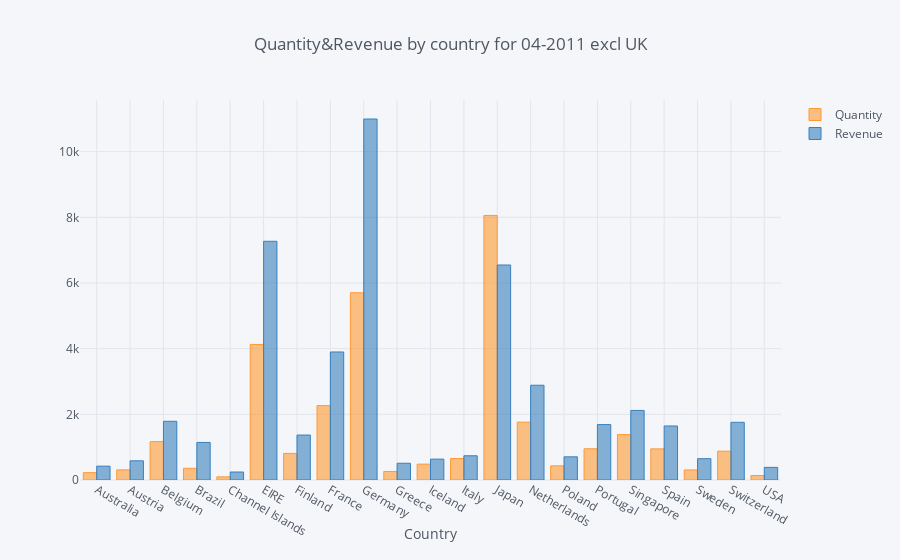

This figure's notebook cell:
### Markdown cell above
## 1. Create an interactive bar chart showing total quantity and revenue by country (excluding United Kingdom) for the month of April 2011.

### Code cell
data_bar = data[(data['InvoiceDate']>='2011-04-01')&(data['InvoiceDate']<='2011-04-30')&
                (data['Country']!='United Kingdom')]

data_bar = data_bar.groupby('Country', as_index=False).agg({'Quantity':'sum', 'Revenue':'sum'})
data_bar.iplot(kind='bar', x='Country', xTitle='Country', title="Quantity&Revenue by country for 04-2011 excl UK")

### Figure 1 — Plotly figure (JSON) as saved in the notebook; plotly's stock layout.template omitted (floating-point values rounded to 4 significant figures)
{"data": [{"marker": {"color": "rgba(255, 153, 51, 0.6)", "line": {"color": "rgba(255, 153, 51, 1.0)", "width": 1}}, "name": "Quantity", "orientation": "v", "text": "", "type": "bar", "uid": "47e1bf1d-4cd3-42b5-a64e-98f0a25fa7aa", "x": ["Australia", "Austria", "Belgium", "Brazil", "Channel Islands", "EIRE", "Finland", "France", "Germany", "Greece", "Iceland", "Italy", "Japan", "Netherlands", "Poland", "Portugal", "Singapore", "Spain", "Sweden", "Switzerland", "USA"], "y": [224, 308, 1170, 356, 96, 4129, 810, 2265, 5702, 260, 483, 653, 8058, 1762, 432, 951, 1384, 948, 306, 878, 137]}, {"marker": {"color": "rgba(55, 128, 191, 0.6)", "line": {"color": "rgba(55, 128, 191, 1.0)", "width": 1}}, "name": "Revenue", "orientation": "v", "text": "", "type": "bar", "uid": "8430073d-99fc-4568-946e-c4fda7ce46e6", "x": ["Australia", "Austria", "Belgium", "Brazil", "Channel Islands", "EIRE", "Finland", "France", "Germany", "Greece", "Iceland", "Italy", "Japan", "Netherlands", "Poland", "Portugal", "Singapore", "Spain", "Sweden", "Switzerland", "USA"], "y": [421.6, 584.8, 1788.0, 1144.0, 243.0, 7270.0, 1369.0, 3899.0, 10990.0, 509.7, 636.2, 737.8, 6549.0, 2887.0, 705.8, 1688.0, 2119.0, 1646.0, 649.1, 1757.0, 383.9]}], "layout": {"legend": {"bgcolor": "#F5F6F9", "font": {"color": "#4D5663"}}, "paper_bgcolor": "#F5F6F9", "plot_bgcolor": "#F5F6F9", "title": {"font": {"color": "#4D5663"}, "text": "Quantity&Revenue by country for 04-2011 excl UK"}, "xaxis": {"gridcolor": "#E1E5ED", "showgrid": true, "tickfont": {"color": "#4D5663"}, "title": {"font": {"color": "#4D5663"}, "text": "Country"}, "zerolinecolor": "#E1E5ED"}, "yaxis": {"gridcolor": "#E1E5ED", "showgrid": true, "tickfont": {"color": "#4D5663"}, "title": {"font": {"color": "#4D5663"}, "text": ""}, "zerolinecolor": "#E1E5ED"}}}
